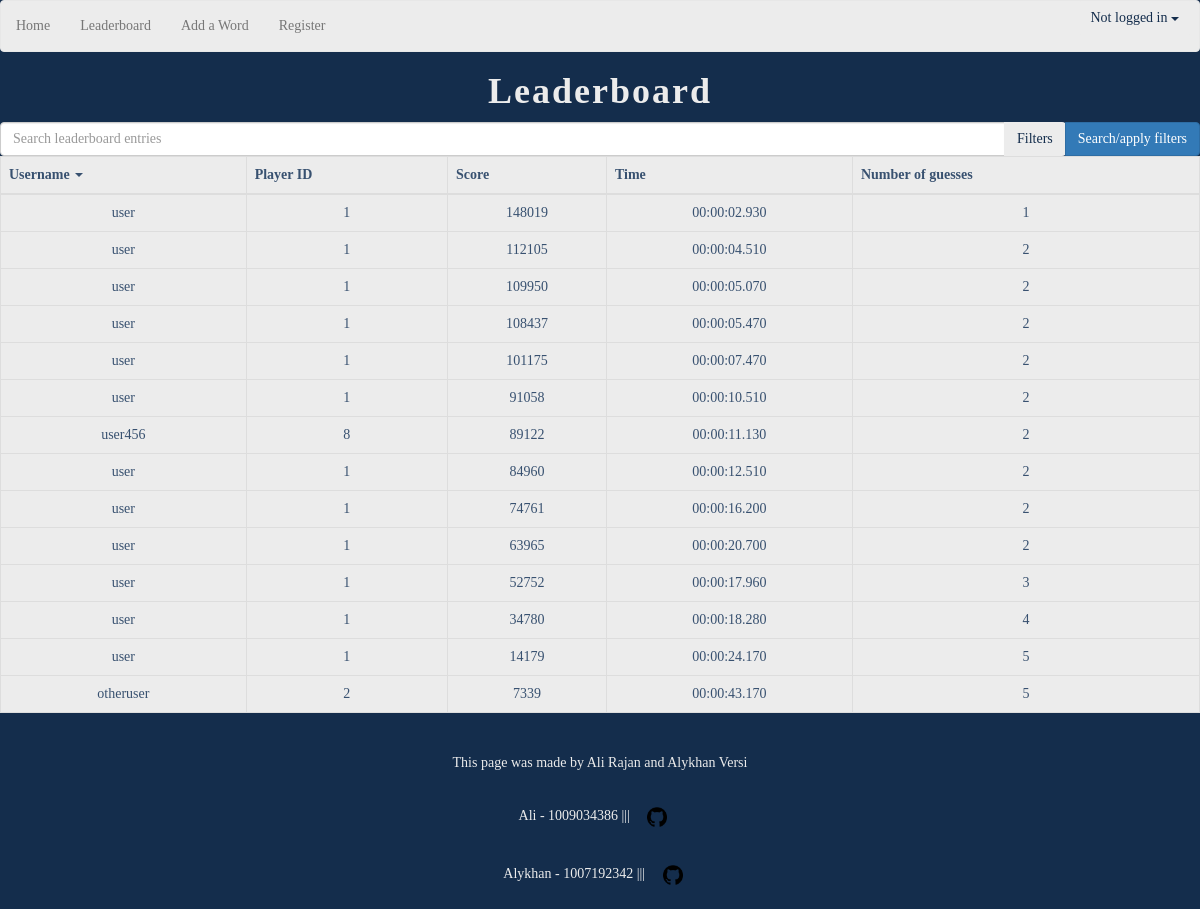
The page /leaderboard on the database as committed earlier.
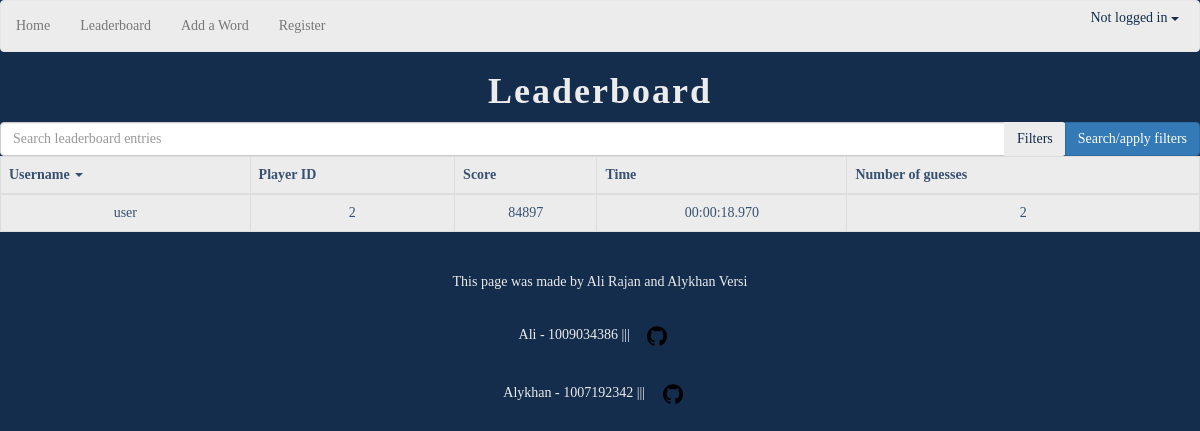
The same page on the database as committed later.
### database_handler.py (models this page shows, shortened)
class Leaderboard(database.Model):
    id = database.Column(database.Integer, primary_key=True, autoincrement=True)
    player_id = database.Column(database.Integer, database.ForeignKey("player.id"), nullable=False)
    score = database.Column(database.Integer, database.CheckConstraint("score >= 0"), nullable=False)
    time = database.Column(database.Text, nullable=False)
    guesses = database.Column(database.Integer, database.CheckConstraint("guesses > 0"), nullable=False)

class Player(database.Model):
    id = database.Column(database.Integer, primary_key=True, autoincrement=True)
    username = database.Column(database.Text, nullable=False)
    password_hash = database.Column(database.Text, nullable=False)

### main.py (the view)
@app.route("/leaderboard")
def leaderboard():
    entries = get_leaderboard_entries()
    return render_template("leaderboard.html", leaderboard_entries=entries, username_text=get_username_text())

### database_handler.py (called while the page is built)
def get_username(player_id: int) -> str:
    player = Player.query.filter_by(id=player_id).first()
    if not player:
        return ""
    return player.username

def get_leaderboard_entries() -> list[Leaderboard]:
    entries = Leaderboard.query.order_by(desc(Leaderboard.score)).all()
    return entries

### main.py (called while the page is built)
@app.template_filter()
def username_filter(player_id: int) -> str:
    return get_username(player_id)

def get_username_text() -> str:
    player_id = session.get("user_id", None)
    if player_id:
        username = get_username(player_id)
    else:
        username = "Not logged in"
    return username

### templates/leaderboard.html (shortened to what this page needs)
{% extends "navigation.html" %}
{% block content %}
    <h1>Leaderboard</h1>
    <form action="/leaderboard/search" method="POST">
        <div class="input-group mb-3">
            <input name="search-text" type="text" class="form-control" placeholder="Search leaderboard entries">
            <div class="input-group-btn">
                <button class="btn btn-outline-secondary dropdown-toggle" type="button" data-toggle="dropdown"
                aria-haspopup="true" aria-expanded="false">
                    Filters
                </button>
                <button class="btn btn-primary dropdown-toggle" type="submit">Search/apply filters</button>
            </div>
        </div>
    </form>
    <table class="table table-bordered table-hover">
        <thead>
            <tr>
                <th class="th-sm">Username <span class="caret"></span></th>
                <th class="th-sm">Player ID</th>
                <th class="th-sm">Score</th>
                <th class="th-sm">Time</th>
                <th class="th-sm">Number of guesses</th>
            </tr>
        </thead>
        <tbody>
            {% for entry in leaderboard_entries %}
            <tr>
                <td>{{ entry.player_id | username_filter }}</td>
                <td>{{ entry.player_id}}</td>
                <td>{{ entry.score }}</td>
                <td>{{ entry.time }}</td>
                <td>{{ entry.guesses }}</td>
            </tr>
            {% endfor %}
        </tbody>
    </table>
{% endblock %}

### templates/navigation.html (shortened to what this page needs)
<!DOCTYPE html>
<html>
<head>
    <link rel="stylesheet" href="https://maxcdn.bootstrapcdn.com/bootstrap/3.4.1/css/bootstrap.min.css">
    <link rel="stylesheet" href="{{ url_for('static', filename='css/style.css') }}">
</head>
<body>
    <nav class="navbar navbar-default">
        <ul class="nav navbar-nav">
            <li class="nav-item"><a href="{{ url_for('home') }}">Home</a></li>
            <li class="nav-item"><a href="{{ url_for('leaderboard') }}">Leaderboard</a></li>
            <li class="nav-item"><a href="{{ url_for('add_word') }}">Add a Word</a></li>
            <li class="nav-item"><a href="{{ url_for('register') }}">Register</a></li>
        </ul>
        <div class="nav navbar-nav navbar-right">
            <button class="btn btn-outline-secondary dropdown-toggle" type="button" data-toggle="dropdown"
            aria-haspopup="true" aria-expanded="false">
            {{ username_text }}
                <span class="caret"></span>
            </button>
        </div>
    </nav>
    {% block content %}
    {% endblock %}
</body>
<footer class="text-center text-white fixed-bottom">
    <br>
    <div class="text-center p-3">
        This page was made by Ali Rajan and Alykhan Versi
    </div>
    <br>
      <p class="text-white" >Ali - 1009034386 ||| <a href="https://github.com/ali-rajan"><img src="../static/images/githubicon.png" alt="github-icon" id="github-icon"></a></p>
      <p class="text-white" >Alykhan - 1007192342 ||| <a href="https://github.com/alykhan02"><img src="../static/images/githubicon.png" alt="github-icon" id="github-icon"></a></p>
</footer>

### static/css/style.css (style rules this page uses)
body { font-family: "Georgia", "Century Schoolbook"; text-align: center; color: #ececec; background-color: #142d4c; }
img { margin: 1em; }
.navbar { background-color: #ececec; color: #385170; }
.navbar-right { margin-right: 0.5em; }
input { color: #142d4c; background-color: #ececec; }
button { color: #142d4c; background-color: #ececec; }
h1 { font-size: 36px; font-weight: bold; letter-spacing: 2px; }
#github-icon { width: 20px; height: 20px; }
.table { background-color: #ececec; color: #385170; }

Rows that differ between the two databases and show on the page:
removed Leaderboard: player_id|username_filter "user", player_id "1", score "112105", time "00:00:04.510", guesses "2"
removed Leaderboard: player_id|username_filter "user", player_id "1", score "109950", time "00:00:05.070", guesses "2"
removed Leaderboard: player_id|username_filter "user", player_id "1", score "108437", time "00:00:05.470", guesses "2"
removed Leaderboard: player_id|username_filter "user", player_id "1", score "101175", time "00:00:07.470", guesses "2"
removed Leaderboard: player_id|username_filter "user", player_id "1", score "91058", time "00:00:10.510", guesses "2"
removed Leaderboard: player_id|username_filter "user456", player_id "8", score "89122", time "00:00:11.130", guesses "2"
removed Leaderboard: player_id|username_filter "user", player_id "1", score "84960", time "00:00:12.510", guesses "2"
removed Leaderboard: player_id|username_filter "user", player_id "1", score "74761", time "00:00:16.200", guesses "2"
removed Leaderboard: player_id|username_filter "user", player_id "1", score "63965", time "00:00:20.700", guesses "2"
removed Leaderboard: player_id|username_filter "user", player_id "1", score "52752", time "00:00:17.960", guesses "3"
removed Leaderboard: player_id|username_filter "user", player_id "1", score "34780", time "00:00:18.280", guesses "4"
removed Leaderboard: player_id|username_filter "user", player_id "1", score "14179", time "00:00:24.170", guesses "5"
removed Leaderboard: player_id|username_filter "otheruser", player_id "2", score "7339", time "00:00:43.170", guesses "5"
changed Leaderboard "user": player_id "1" → "2"; score "148019" → "84897"; time "00:00:02.930" → "00:00:18.970"; guesses "1" → "2"
